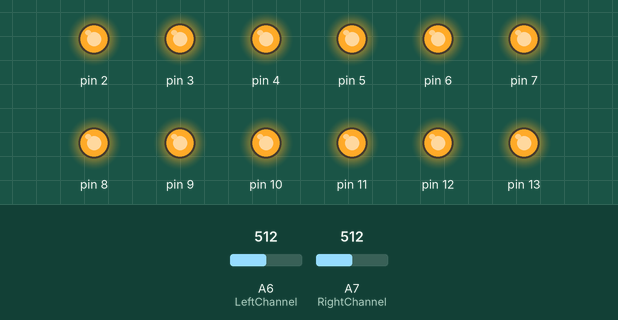
Bench run of a sketch on a simulated Arduino Uno, built with avr-gcc and run on an emulated ATmega328P. Parts: output pins drawn as LEDs (lit = HIGH). The test bench sets the inputs (shaded band); at power-on: A6 (LeftChannel) = 512, A7 (RightChannel) = 512.

Above: at 1.2 s.
1.3 s: A6 (LeftChannel) set to 368
2.8 s: A6 (LeftChannel) set to 334
At 3.3 s:
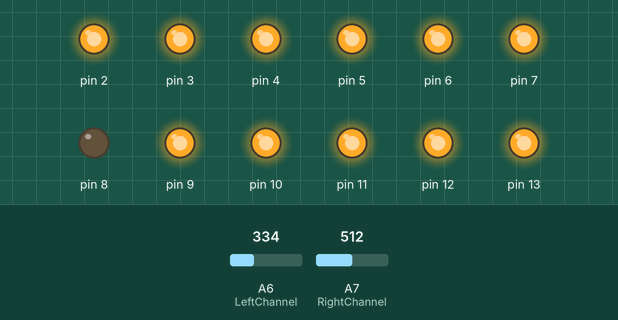
4.3 s: A7 (RightChannel) set to 362
5.8 s: A7 (RightChannel) set to 341
At 6.8 s:
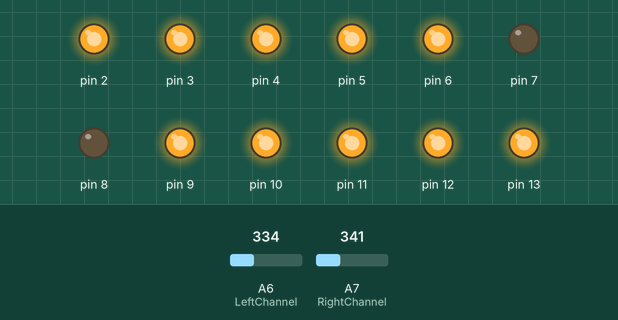
7.3 s: A6 (LeftChannel) set to 360
At 7.9 s:
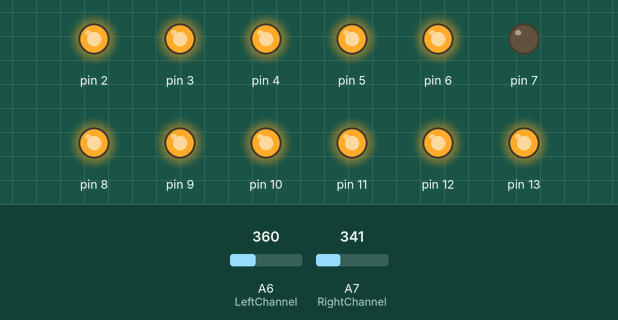
8.8 s: A7 (RightChannel) set to 300
10.3 s: A7 (RightChannel) set to 274
At 11.4 s:
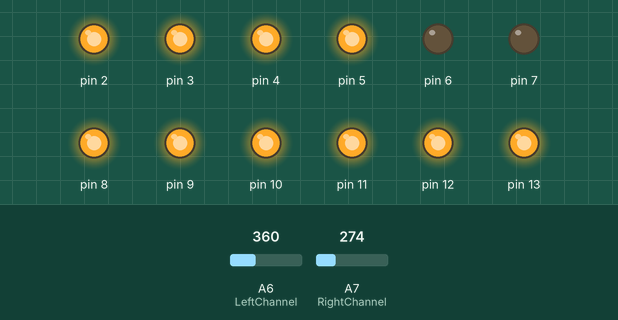
Timing chart, 0 to 12.8 s (numbered marks = the images above; inputs shaded):
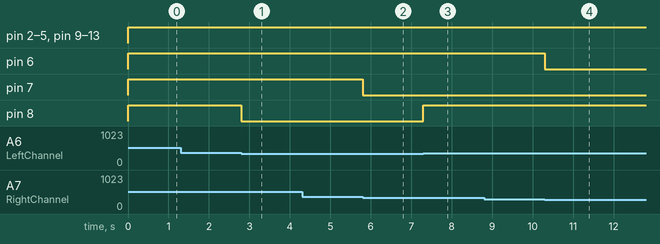

Measured:
- the behaviour switches between 350 and 349 on A6 (LeftChannel) (found by bisection; images 0 and 1)
- the behaviour switches between 350 and 349 on A7 (RightChannel) (found by bisection; images 1 and 2)
- the behaviour switches between 292 and 291 on A7 (RightChannel) (found by bisection; images 3 and 4)
- after the input at 1.3 s, every drawn part: stays the same
- after the input at 2.8 s, pin 8: HIGH → LOW at once
- after the input at 4.3 s, every drawn part: stays the same
- after the input at 5.8 s, pin 7: HIGH → LOW at once
- after the input at 7.3 s, pin 8: LOW → HIGH at once
- after the input at 8.8 s, every drawn part: stays the same
- after the input at 10.3 s, pin 6: HIGH → LOW at once

The sketch:

VU_Meter.ino
```cpp
/*

This is a VU meter sketch for the GlowDuino Uno board.
Visit the Instructables page to get to know more about this:
https://www.instructables.com/Volume-Meter-With-GlowDuino/

*/


// Replace A6 and A7 with the pin of your choice
// Audio inputs (analog pin):
#define LeftChannel A6
#define RightChannel A7

// Here you can set the maximum and minimum levels.
// 0 is 0V and 1023 is 5V.
// Set the range of input voltage
#define MinimumVolume 0
#define MaximumVolume 350

// Uncomment if you want stereo inputs
#define Stereo

// Variables storing the channel values:
int leftValue = 0;
int rightValue = 0;

void setup() {
  pinMode(LeftChannel, INPUT);  //LeftChannel for both mono and stereo
  #ifdef Stereo                 //If stereo is selected, enable RightChannel
    pinMode(RightChannel, INPUT);
  #endif

  for(int i = 2; i < 14; i++){  //Set all the display pins (2-13) to output
    pinMode(i, OUTPUT);
  }
}

void loop() {
  // If stereo mode is selected:
  #ifdef Stereo
    // Read left and right channel then map the value  to the number of leds
    leftValue = analogRead(LeftChannel);
    leftValue = map(leftValue, MinimumVolume, MaximumVolume, 0, 6);
    rightValue = analogRead(RightChannel);
    rightValue = map(rightValue, MinimumVolume, MaximumVolume, 0, 6);

    // Write the left channel to the output LEDs (8-13)
    for(int i = 13; i > 7; i--, leftValue--){
      if(leftValue > 0){
        digitalWrite(i, HIGH);
      }else{
        digitalWrite(i, LOW);
      }
    }

    // Write the right channel to the output LEDs (2-7)
    for(int i = 2; i < 8; i++, rightValue--){
      if(rightValue > 0){
        digitalWrite(i, HIGH);
      }else{
        digitalWrite(i, LOW);
      }
    }
  #endif

  // If mono mode is selected:
  #ifndef Stereo
    // Read left channel then map the value  to the number of leds
    leftValue = analogRead(LeftChannel);
    leftValue = map(leftValue, MinimumVolume, MaximumVolume, 0, 12);

    // Write the left channel to the output LEDs (2-13)
    for(int i = 2; i < 14; i++, leftValue--){
      if(leftValue > 0){
        digitalWrite(i, HIGH);
      }else{
        digitalWrite(i, LOW);
      }
    }
  #endif
}
```
